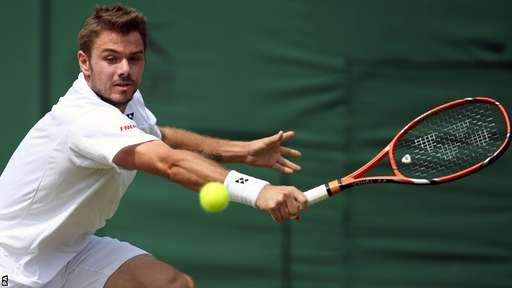
#> input picture resources/tennis.jpg, 512 x 288 px
$ python facemapper.py
#> lines starting #> are read from the running program, lines starting #| are printed output that depends on the picture; after the words box and inside, x2 and y2 are one past the last pixel; in counts of white or black regions, pixels touching at a corner belong together; long printed decimals are rounded
import cv2
import numpy

face_cascade = cv2.CascadeClassifier("resources/haarcascade_frontalface_default.xml")

img = cv2.imread('resources/tennis.jpg')
#> img is the input picture: shape (288, 512, 3); mean B, G, R 77.3, 90.3, 75.9

gray = cv2.cvtColor(img, cv2.COLOR_BGR2GRAY)
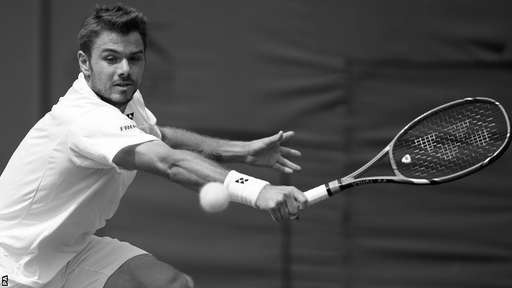
#> gray: shape (288, 512); min 0, max 255, mean 84.5
faces = face_cascade.detectMultiScale(gray, 1.3, 5)
#> faces = [[87, 31, 71, 71]]

height, width, depth = img.shape
#> height = 288; width = 512; depth = 3
faceMap = numpy.zeros((height, width, 1), numpy.float32)

for (x,y,w,h) in faces:
    centre = [(x+w)/2, y+h,2];
    cv2.rectangle(faceMap,(x,y),(x+w,y+h),1,-1)
#> this loop made 1 pass
#> (x, y, w, h, centre) on pass 1: (87, 31, 71, 71, [79, 102, 2])
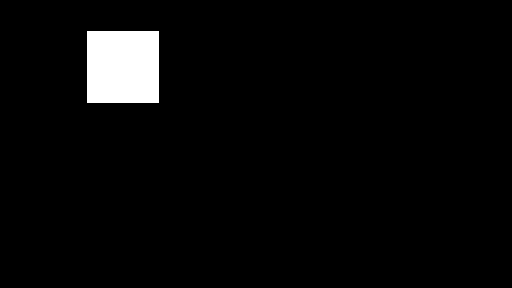
#> faceMap: shape (288, 512, 1) float32; values 0 (black) and 1 (white), 3.5% white; 1 white region, box (x1, y1, x2, y2) and area: (87, 31, 159, 103) 5184

gaussianWidth = max(width, height)
#> gaussianWidth = 512
if gaussianWidth % 2 == 0 : # width of gaussian must be odd
    gaussianWidth+=1
#> gaussianWidth = 513

ind = 0;
blurredFacemap = faceMap;
while ind<100:
    blurredFacemap = cv2.GaussianBlur(blurredFacemap, (101, 101), 20)
    ind+=1
#> this loop made 100 passes
#> pass 1, `blurredFacemap = cv2.GaussianBlur(blurredFacemap, (101, 101), 20)`:
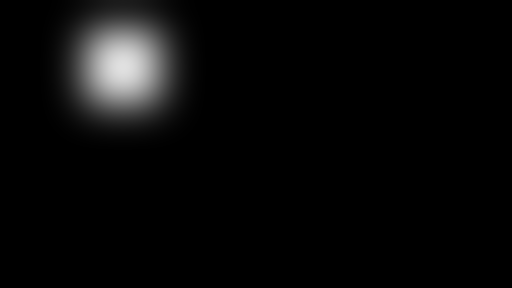
#> blurredFacemap: shape (288, 512) float32; min 0, max 0.882, mean 0.0352
#> pass 2, `blurredFacemap = cv2.GaussianBlur(blurredFacemap, (101, 101), 20)`:
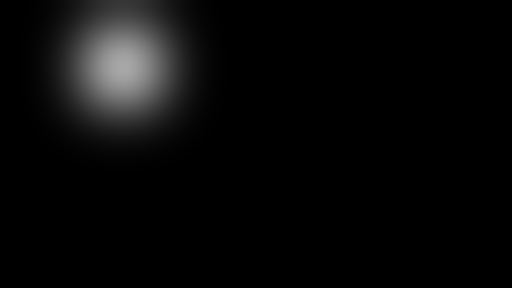
#> blurredFacemap: shape (288, 512) float32; min 0, max 0.659, mean 0.0352
#> after the loop:
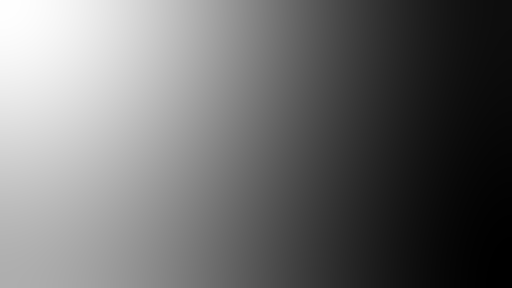
#> blurredFacemap: shape (288, 512) float32; min 0.00848, max 0.071, mean 0.0353; drawn with min black and max white
#> after the loop, ind = 100

blurredFacemap /= numpy.max(blurredFacemap)
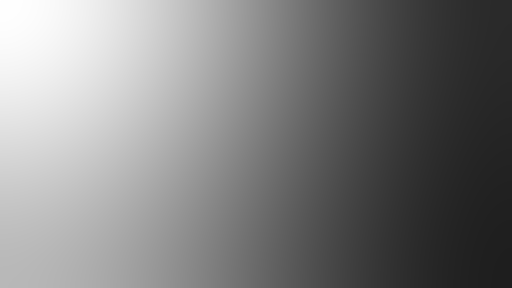
#> blurredFacemap: shape (288, 512) float32; min 0.119, max 1, mean 0.498

print(numpy.min(blurredFacemap))
#| 0.1194
print(numpy.max(blurredFacemap))
#| 1.0
#
# cv2.imshow('facemap', faceMap)
# cv2.waitKey(2000)

cv2.imshow('blurredfacemap', blurredFacemap)

def draw_circle(event,x,y,flags,param):
    if event == cv2.EVENT_LBUTTONDOWN:
        print(blurredFacemap[y,x])

cv2.setMouseCallback('blurredfacemap',draw_circle)
cv2.waitKey(0)
cv2.destroyAllWindows()

$ run again, with resources/bruce.jpg copied over resources/tennis.jpg
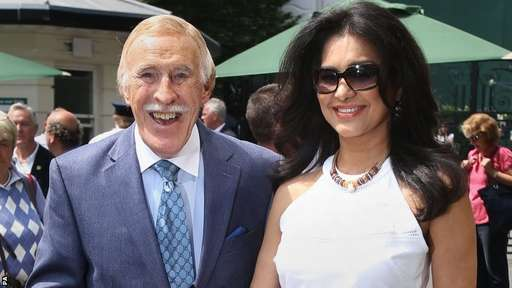
#> input picture resources/bruce.jpg, 512 x 288 px
#> img is the input picture: shape (288, 512, 3); mean B, G, R 104.2, 101.9, 107.1
#> faces = [[302, 43, 90, 90], [113, 37, 104, 104]]
#> the loop `for (x,y,w,h) in faces:` made 2 passes
#> (x, y, w, h, centre) on passes 1 to 2: (302, 43, 90, 90, [196, 133, 2]), (113, 37, 104, 104, [108.5, 141, 2])
#> after the loop `for (x,y,w,h) in faces:`:
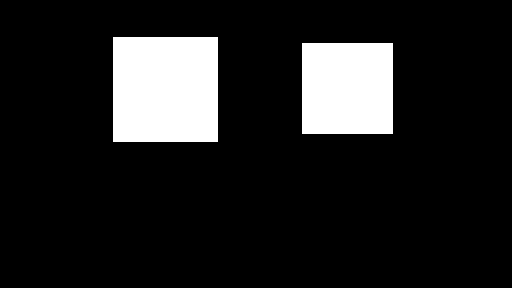
#> faceMap: shape (288, 512, 1) float32; values 0 (black) and 1 (white), 13.1% white; 2 white regions, box (x1, y1, x2, y2) and area: (113, 37, 218, 142) 11025, (302, 43, 393, 134) 8281
#> after the loop `while ind<100:`: ind = 100
#> `blurredFacemap /= numpy.max(blurredFacemap)`:
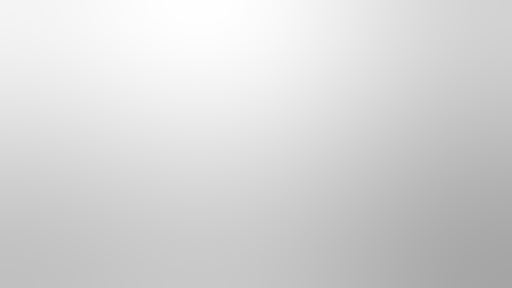
#> blurredFacemap: shape (288, 512) float32; min 0.649, max 1, mean 0.84
#| 0.6489
#| 1.0
